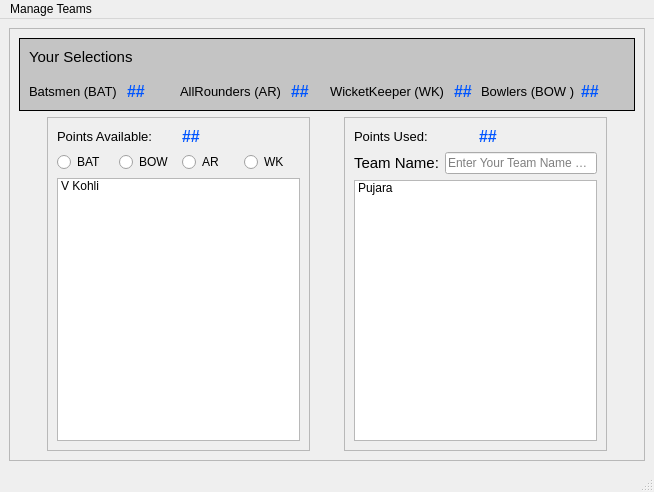
<?xml version="1.0" encoding="UTF-8"?>
<ui version="4.0">
 <class>MainWindow</class>
 <widget class="QMainWindow" name="MainWindow">
  <property name="geometry">
   <rect>
    <x>0</x>
    <y>0</y>
    <width>654</width>
    <height>492</height>
   </rect>
  </property>
  <property name="windowTitle">
   <string>MainWindow</string>
  </property>
  <widget class="QWidget" name="centralwidget">
   <layout class="QGridLayout" name="gridLayout">
    <item row="0" column="0">
     <widget class="QFrame" name="frame_4">
      <property name="maximumSize">
       <size>
        <width>636</width>
        <height>16777215</height>
       </size>
      </property>
      <property name="frameShape">
       <enum>QFrame::StyledPanel</enum>
      </property>
      <property name="frameShadow">
       <enum>QFrame::Raised</enum>
      </property>
      <layout class="QVBoxLayout" name="verticalLayout_3">
       <item>
        <widget class="QFrame" name="Top_Header">
         <property name="autoFillBackground">
          <bool>false</bool>
         </property>
         <property name="styleSheet">
          <string notr="true">background: qlineargradient(spread:pad, x1:1, y1:0.006, x2:1, y2:0, stop:0 rgba(196, 196, 196, 255), stop:1 rgba(255, 255, 255, 255));
border-color: qlineargradient(spread:pad, x1:0, y1:0, x2:1, y2:0, stop:0 rgba(0, 0, 0, 255), stop:1 rgba(255, 255, 255, 255));
</string>
         </property>
         <property name="frameShape">
          <enum>QFrame::StyledPanel</enum>
         </property>
         <property name="frameShadow">
          <enum>QFrame::Raised</enum>
         </property>
         <layout class="QVBoxLayout" name="verticalLayout">
          <item>
           <widget class="QLabel" name="your_selections">
            <property name="font">
             <font>
              <pointsize>11</pointsize>
             </font>
            </property>
            <property name="text">
             <string>Your Selections</string>
            </property>
           </widget>
          </item>
          <item>
           <spacer name="verticalSpacer">
            <property name="orientation">
             <enum>Qt::Vertical</enum>
            </property>
            <property name="sizeType">
             <enum>QSizePolicy::Fixed</enum>
            </property>
            <property name="sizeHint" stdset="0">
             <size>
              <width>20</width>
              <height>10</height>
             </size>
            </property>
           </spacer>
          </item>
          <item>
           <layout class="QHBoxLayout" name="Info_Bar">
            <item>
             <layout class="QHBoxLayout" name="Batsmen">
              <item>
               <widget class="QLabel" name="BAT">
                <property name="font">
                 <font>
                  <pointsize>10</pointsize>
                 </font>
                </property>
                <property name="text">
                 <string>Batsmen (BAT) </string>
                </property>
               </widget>
              </item>
              <item>
               <widget class="QLabel" name="BAT_NO">
                <property name="text">
                 <string>&lt;html&gt;&lt;head/&gt;&lt;body&gt;&lt;p&gt;&lt;span style=&quot; font-size:12pt; font-weight:600; color:#0055ff;&quot;&gt;##&lt;/span&gt;&lt;/p&gt;&lt;/body&gt;&lt;/html&gt;</string>
                </property>
                <property name="textFormat">
                 <enum>Qt::RichText</enum>
                </property>
               </widget>
              </item>
             </layout>
            </item>
            <item>
             <layout class="QHBoxLayout" name="AllRounder">
              <item>
               <widget class="QLabel" name="AR">
                <property name="font">
                 <font>
                  <pointsize>10</pointsize>
                 </font>
                </property>
                <property name="text">
                 <string>AllRounders (AR) </string>
                </property>
               </widget>
              </item>
              <item>
               <widget class="QLabel" name="AR_NO">
                <property name="text">
                 <string>&lt;html&gt;&lt;head/&gt;&lt;body&gt;&lt;p&gt;&lt;span style=&quot; font-size:12pt; font-weight:600; color:#0055ff;&quot;&gt;##&lt;/span&gt;&lt;/p&gt;&lt;/body&gt;&lt;/html&gt;</string>
                </property>
               </widget>
              </item>
             </layout>
            </item>
            <item>
             <layout class="QHBoxLayout" name="WicketKeeper">
              <item>
               <widget class="QLabel" name="WK">
                <property name="font">
                 <font>
                  <pointsize>10</pointsize>
                 </font>
                </property>
                <property name="text">
                 <string>WicketKeeper (WK) </string>
                </property>
               </widget>
              </item>
              <item>
               <widget class="QLabel" name="WK_NO">
                <property name="text">
                 <string>&lt;html&gt;&lt;head/&gt;&lt;body&gt;&lt;p&gt;&lt;span style=&quot; font-size:12pt; font-weight:600; color:#0055ff;&quot;&gt;##&lt;/span&gt;&lt;/p&gt;&lt;/body&gt;&lt;/html&gt;</string>
                </property>
               </widget>
              </item>
             </layout>
            </item>
            <item>
             <layout class="QHBoxLayout" name="Bowlers">
              <item>
               <widget class="QLabel" name="BOW">
                <property name="font">
                 <font>
                  <pointsize>10</pointsize>
                 </font>
                </property>
                <property name="text">
                 <string>Bowlers (BOW )</string>
                </property>
               </widget>
              </item>
              <item>
               <widget class="QLabel" name="BOW_NO">
                <property name="text">
                 <string>&lt;html&gt;&lt;head/&gt;&lt;body&gt;&lt;p&gt;&lt;span style=&quot; font-size:12pt; font-weight:600; color:#0055ff;&quot;&gt;##&lt;/span&gt;&lt;/p&gt;&lt;/body&gt;&lt;/html&gt;</string>
                </property>
               </widget>
              </item>
             </layout>
            </item>
           </layout>
          </item>
         </layout>
        </widget>
       </item>
       <item>
        <layout class="QHBoxLayout" name="horizontalLayout">
         <item>
          <spacer name="horizontalSpacer_2">
           <property name="orientation">
            <enum>Qt::Horizontal</enum>
           </property>
           <property name="sizeHint" stdset="0">
            <size>
             <width>40</width>
             <height>20</height>
            </size>
           </property>
          </spacer>
         </item>
         <item>
          <widget class="QFrame" name="Points_Table">
           <property name="frameShape">
            <enum>QFrame::StyledPanel</enum>
           </property>
           <property name="frameShadow">
            <enum>QFrame::Raised</enum>
           </property>
           <layout class="QVBoxLayout" name="verticalLayout_2">
            <item>
             <layout class="QHBoxLayout" name="Points_Available">
              <item>
               <widget class="QLabel" name="Points_Avail">
                <property name="text">
                 <string>&lt;html&gt;&lt;head/&gt;&lt;body&gt;&lt;p&gt;&lt;span style=&quot; font-size:10pt;&quot;&gt;Points Available: &lt;/span&gt;&lt;/p&gt;&lt;/body&gt;&lt;/html&gt;</string>
                </property>
               </widget>
              </item>
              <item>
               <widget class="QLabel" name="Points_Avail_No">
                <property name="text">
                 <string>&lt;html&gt;&lt;head/&gt;&lt;body&gt;&lt;p&gt;&lt;span style=&quot; font-size:12pt; font-weight:600; color:#0055ff;&quot;&gt;##&lt;/span&gt;&lt;/p&gt;&lt;/body&gt;&lt;/html&gt;</string>
                </property>
               </widget>
              </item>
             </layout>
            </item>
            <item>
             <layout class="QHBoxLayout" name="Choice_Radio">
              <item>
               <widget class="QRadioButton" name="BAT_2">
                <property name="styleSheet">
                 <string notr="true">font: 12pt &quot;MS Shell Dlg 2&quot;;</string>
                </property>
                <property name="text">
                 <string>BAT</string>
                </property>
               </widget>
              </item>
              <item>
               <widget class="QRadioButton" name="BOW_2">
                <property name="styleSheet">
                 <string notr="true">font: 12pt &quot;MS Shell Dlg 2&quot;;</string>
                </property>
                <property name="text">
                 <string>BOW</string>
                </property>
               </widget>
              </item>
              <item>
               <widget class="QRadioButton" name="AR_2">
                <property name="styleSheet">
                 <string notr="true">font: 12pt &quot;MS Shell Dlg 2&quot;;</string>
                </property>
                <property name="text">
                 <string>AR</string>
                </property>
               </widget>
              </item>
              <item>
               <widget class="QRadioButton" name="WK_2">
                <property name="styleSheet">
                 <string notr="true">font: 12pt &quot;MS Shell Dlg 2&quot;;</string>
                </property>
                <property name="text">
                 <string>WK</string>
                </property>
               </widget>
              </item>
             </layout>
            </item>
            <item>
             <widget class="QListWidget" name="Player_List">
              <item>
               <property name="text">
                <string>V Kohli</string>
               </property>
              </item>
             </widget>
            </item>
           </layout>
          </widget>
         </item>
         <item>
          <spacer name="horizontalSpacer">
           <property name="orientation">
            <enum>Qt::Horizontal</enum>
           </property>
           <property name="sizeHint" stdset="0">
            <size>
             <width>40</width>
             <height>20</height>
            </size>
           </property>
          </spacer>
         </item>
         <item>
          <widget class="QFrame" name="Points_Used">
           <property name="frameShape">
            <enum>QFrame::StyledPanel</enum>
           </property>
           <property name="frameShadow">
            <enum>QFrame::Raised</enum>
           </property>
           <layout class="QVBoxLayout" name="verticalLayout_4">
            <item>
             <layout class="QHBoxLayout" name="Points_Used_2">
              <item>
               <widget class="QLabel" name="PointUsed">
                <property name="text">
                 <string>&lt;html&gt;&lt;head/&gt;&lt;body&gt;&lt;p&gt;&lt;span style=&quot; font-size:10pt;&quot;&gt;Points Used: &lt;/span&gt;&lt;/p&gt;&lt;/body&gt;&lt;/html&gt;</string>
                </property>
               </widget>
              </item>
              <item>
               <widget class="QLabel" name="Point_Used_No">
                <property name="text">
                 <string>&lt;html&gt;&lt;head/&gt;&lt;body&gt;&lt;p&gt;&lt;span style=&quot; font-size:12pt; font-weight:600; color:#0055ff;&quot;&gt;##&lt;/span&gt;&lt;/p&gt;&lt;/body&gt;&lt;/html&gt;</string>
                </property>
               </widget>
              </item>
             </layout>
            </item>
            <item>
             <layout class="QVBoxLayout" name="Main_Body_Used">
              <item>
               <layout class="QHBoxLayout" name="Team">
                <item>
                 <widget class="QLabel" name="Team_Name_Label">
                  <property name="text">
                   <string>&lt;html&gt;&lt;head/&gt;&lt;body&gt;&lt;p&gt;&lt;span style=&quot; font-size:11pt;&quot;&gt;Team Name:&lt;/span&gt;&lt;/p&gt;&lt;/body&gt;&lt;/html&gt;</string>
                  </property>
                 </widget>
                </item>
                <item>
                 <widget class="QLineEdit" name="Team_Name">
                  <property name="placeholderText">
                   <string>Enter Your Team Name Here</string>
                  </property>
                 </widget>
                </item>
               </layout>
              </item>
              <item>
               <widget class="QListWidget" name="Player_List_Team">
                <item>
                 <property name="text">
                  <string>Pujara</string>
                 </property>
                </item>
               </widget>
              </item>
             </layout>
            </item>
           </layout>
          </widget>
         </item>
         <item>
          <spacer name="horizontalSpacer_3">
           <property name="orientation">
            <enum>Qt::Horizontal</enum>
           </property>
           <property name="sizeHint" stdset="0">
            <size>
             <width>40</width>
             <height>20</height>
            </size>
           </property>
          </spacer>
         </item>
        </layout>
       </item>
      </layout>
     </widget>
    </item>
   </layout>
  </widget>
  <widget class="QMenuBar" name="menubar">
   <property name="geometry">
    <rect>
     <x>0</x>
     <y>0</y>
     <width>654</width>
     <height>21</height>
    </rect>
   </property>
   <widget class="QMenu" name="menuManage_Teams">
    <property name="autoFillBackground">
     <bool>false</bool>
    </property>
    <property name="title">
     <string>Manage Teams</string>
    </property>
    <addaction name="actionNEW_Team"/>
    <addaction name="actionOPEN_Team"/>
    <addaction name="actionSAVE_Team_2"/>
    <addaction name="actionEVALUATE_Team"/>
   </widget>
   <addaction name="menuManage_Teams"/>
  </widget>
  <widget class="QStatusBar" name="statusbar"/>
  <action name="actionNEW_Team">
   <property name="text">
    <string>NEW Team</string>
   </property>
  </action>
  <action name="actionOPEN_Team">
   <property name="text">
    <string>OPEN Team</string>
   </property>
  </action>
  <action name="actionSAVE_Team_2">
   <property name="text">
    <string>SAVE Team</string>
   </property>
  </action>
  <action name="actionEVALUATE_Team">
   <property name="text">
    <string>EVALUATE Team</string>
   </property>
  </action>
 </widget>
 <resources/>
 <connections/>
</ui>
